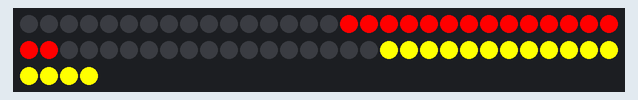
This sketch was run on a simulated Arduino Uno, built with avr-gcc and run on an emulated ATmega328P. Parts: 64 RGB LEDs in strip order, left to right, continuing on the next row. What the sketch prints to the serial monitor is not drawn.

Above: at 0.16 s.
At 4.14 s:
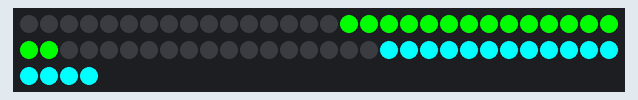
At 8.15 s:
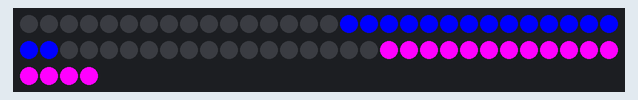
At 17.13 s:
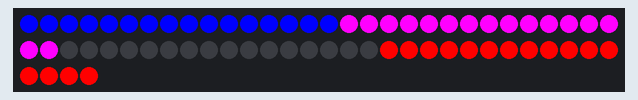
At 26.14 s:
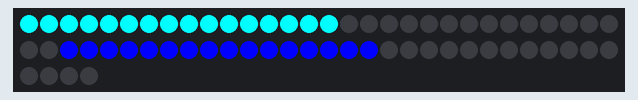
At 37.15 s:
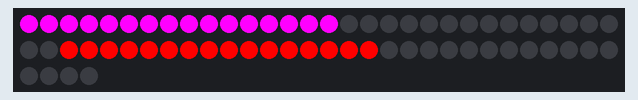

The sketch:

led_controller.ino
```cpp
#include <Adafruit_NeoPixel.h>
#include "color_step.h"

#define PIN 6       //信号端子のピン番号
#define LED_NUM 64  //LEDの数

Adafruit_NeoPixel ledtape = Adafruit_NeoPixel(LED_NUM, PIN, NEO_GRB + NEO_KHZ800);
//3つめのパラメータは使うLEDテープの制御ICがWS2812ならNEO_KHZ800 / WS2811ならNEO_KHZ400

void set_colors(uint32_t colors[4])
{
  for(int i=0;i<4;i++) {
    for(int j=0;j<16;j++) {
      int id = i * 16 + j;
      ledtape.setPixelColor(id, colors[i]);
    }
  }
  ledtape.show();
}

uint32_t get_color(int id, float t)
{
  float interval = 1;
  int step = t / interval + id;
  float angle = fmod(t / interval, 1.0) * 3.1415926535;

  int step1 = step % step_max;
  float gain1 = (cos(angle) + 1) / 2.0;
  uint32_t c1 = color_step[step1];
  uint8_t r1 = ((c1 >> 16) & 0xff) * gain1;
  uint8_t g1 = ((c1 >>  8) & 0xff) * gain1;
  uint8_t b1 = ((c1 >>  0) & 0xff) * gain1;

  int step2 = (step + 1) %step_max;
  float gain2 = 1.0 - gain1;
  uint32_t c2 = color_step[step2];
  uint8_t r2 = ((c2 >> 16) & 0xff) * gain2;
  uint8_t g2 = ((c2 >>  8) & 0xff) * gain2;
  uint8_t b2 = ((c2 >>  0) & 0xff) * gain2;

  uint8_t r = r1 + r2;
  uint8_t g = g1 + g2;
  uint8_t b = b1 + b2;

  if(id == 0){
    Serial.print(b +   0);
    Serial.print(", ");
    Serial.print(r + 600);
    Serial.print(", ");
    Serial.print(g + 300);
    Serial.print(", ");
    Serial.print(900);
    Serial.print(", ");
    Serial.println("");
  }

  return(ledtape.Color(r, g, b));
}

void setup() {
  ledtape.begin();
  ledtape.show();   //一旦全てOFFの状態で反映
  Serial.begin(115200);
}

void loop() {
  float t = float(millis()) / 1000;

  uint32_t colors[4];
  for(int i=0;i<4;i++){
    colors[i] = get_color(i, t);
  }
  set_colors(colors);

  delay(10);
}
```

color_step.h
```cpp
uint32_t color_step[] = {
  0x00000000,
  0x00ff0000,
  0x00000000,
  0x00ffff00,
  0x00000000,
  0x0000ff00,
  0x00000000,
  0x0000ffff,
  0x00000000,
  0x000000ff,
  0x00000000,
  0x00ff00ff,
  0x00000000,
  0x00ff0000,
  0x00ffff00,
  0x0000ff00,
  0x0000ffff,
  0x000000ff,
  0x00ff00ff,
};

int step_max = sizeof(color_step) / sizeof(uint32_t);
```
